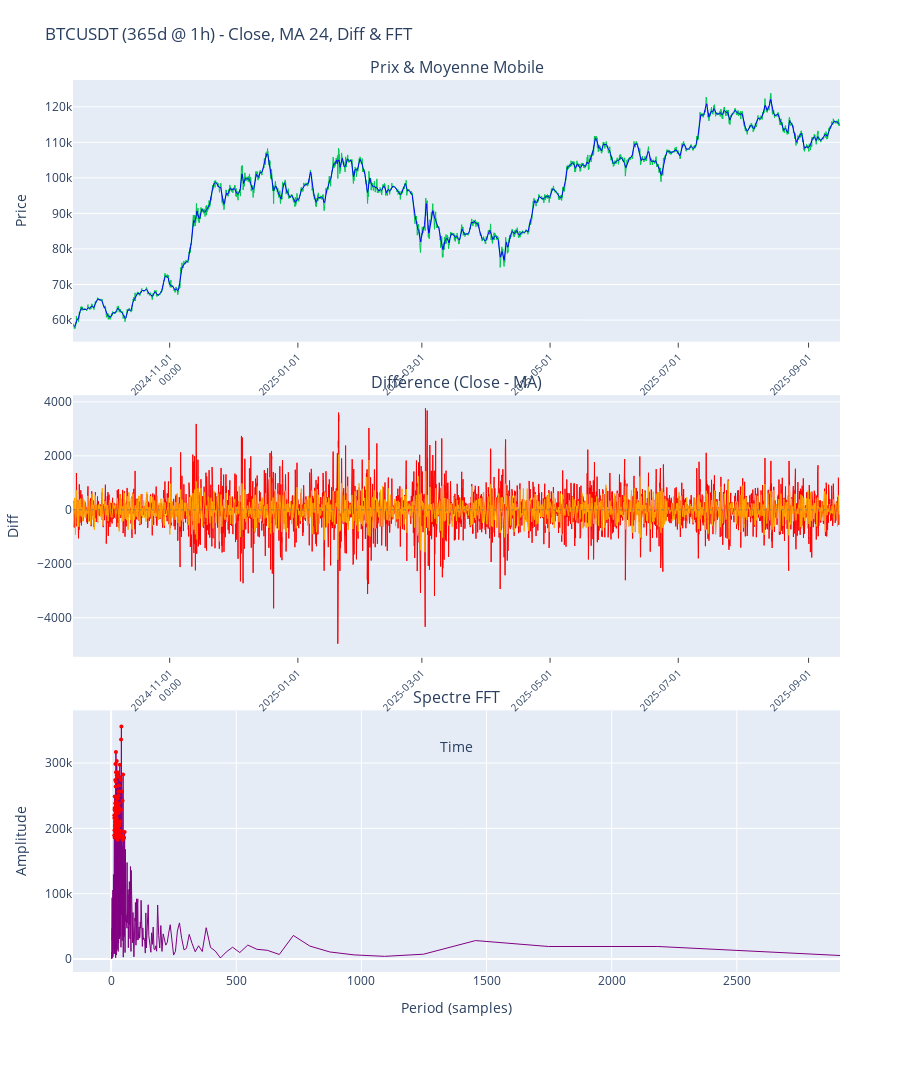

Write notebook code for a chart like this one.
### Code cell
# VISUALISATION INTERACTIVE

import plotly.graph_objects as go
from plotly.subplots import make_subplots
import numpy as np

# Paramètres configurables
MA_PERIOD = 24  # Période de la moyenne mobile
TOP_FREQUENCIES = 100  # Nombre de pics dominants à garder pour la reconstruction filtrée

if len(df_btc) > 0:
    # Calculer la moyenne mobile sur les MA_PERIOD dernières périodes
    df_btc[f'ma_{MA_PERIOD}'] = df_btc['close'].rolling(window=MA_PERIOD).mean()
    # Décalage vers la gauche pour aligner (la fin des données n'est pas importante)
    decalage = MA_PERIOD // 2
    df_btc[f'ma_{MA_PERIOD}_shifted'] = df_btc[f'ma_{MA_PERIOD}'].shift(-decalage)

    # Calculer la différence entre close et la MA décalée
    df_btc['diff_close_ma'] = df_btc['close'] - df_btc[f'ma_{MA_PERIOD}_shifted']

    # Série de différences (sans NaN)
    diff_series = df_btc['diff_close_ma'].dropna()
    difference_values = diff_series.values

    # --- Création de trois subplots empilés (prix, diff temporelle, spectre) ---
    # IMPORTANT: shared_xaxes=True pour synchroniser les 2 premiers graphiques
    fig = make_subplots(
        rows=3,
        cols=1,
        shared_xaxes=False,  # On va gérer manuellement la synchronisation
        vertical_spacing=0.06,
        specs=[[{"secondary_y": False}],
               [{"secondary_y": False}], 
               [{"secondary_y": False}]],
        subplot_titles=('Prix & Moyenne Mobile', 'Différence (Close - MA)', 'Spectre FFT')
    )

    # Prix + MA sur la première rangée (row=1)
    fig.add_trace(
        go.Scatter(x=df_btc.index, y=df_btc['close'], mode='lines', name=f"{SYMBOL} Close", line=dict(color='#00c851', width=1)),
        row=1,
        col=1,
    )
    fig.add_trace(
        go.Scatter(x=df_btc.index, y=df_btc[f'ma_{MA_PERIOD}_shifted'], mode='lines', name=f"MA {MA_PERIOD} (shifted)", line=dict(color='blue', width=1)),
        row=1,
        col=1,
    )

    # Différence sur la deuxième rangée (row=2)
    fig.add_trace(
        go.Scatter(x=df_btc.index, y=df_btc['diff_close_ma'], mode='lines', name='Close - MA (shifted)', line=dict(color='red', width=1)),
        row=2,
        col=1,
    )

    # Ajout d'une analyse de Fourier (FFT) sur la série de différences
    try:
        N = len(difference_values)
        if N >= 4:
            # Detrend simple: retirer la moyenne
            vals = difference_values - np.mean(difference_values)
            # FFT (real-valued optimisée)
            fft_vals = np.fft.rfft(vals)
            fft_freqs = np.fft.rfftfreq(N, d=1.0)  # cycles per sample
            fft_amp = np.abs(fft_vals)

            # Convertir fréquence -> période (en nombre d'échantillons). On ignore la fréquence 0 (DC) pour la période.
            nonzero = fft_freqs > 0
            periods = np.full_like(fft_freqs, np.nan, dtype=float)
            periods[nonzero] = 1.0 / fft_freqs[nonzero]

            # Préparer données pour affichage (exclure DC)
            plot_mask = nonzero
            plot_periods = periods[plot_mask]
            plot_amp = fft_amp[plot_mask]

            # Limiter la plage de période affichée pour lisibilité (max périodes = N/2)
            max_period = N // 2 if N >= 2 else N
            keep = plot_periods <= max_period
            plot_periods = plot_periods[keep]
            plot_amp = plot_amp[keep]

            # Tracer le spectre (Amplitude) en fonction de la période (échelle linéaire)
            fig.add_trace(
                go.Scatter(x=plot_periods, y=plot_amp, mode='lines', name='FFT Amplitude', line=dict(color='purple', width=1)),
                row=3,
                col=1,
            )

            # Reconstruction avec filtre des top 5 fréquences dominantes
            try:
                # Reconstruction complète (sans filtrage)
                recon_full = np.fft.irfft(fft_vals, n=N)
                recon_full = recon_full + np.mean(difference_values)
                
                # Filtre pour garder seulement les top N pics dominants
                fft_vals_filtered = np.zeros_like(fft_vals)
                # Garder la composante DC (fréquence 0)
                fft_vals_filtered[0] = fft_vals[0]
                
                # Identifier les top N pics (excluant DC)
                if len(fft_amp) > 1:
                    k = min(TOP_FREQUENCIES, len(fft_amp) - 1)  # -1 pour exclure DC
                    # Indices des top k amplitudes (excluant DC à l'index 0)
                    top_idx = np.argsort(fft_amp[1:])[-k:] + 1  # +1 pour compenser l'exclusion de DC
                    # Garder seulement ces fréquences
                    fft_vals_filtered[top_idx] = fft_vals[top_idx]
                
                # Reconstruction filtrée
                recon_filtered = np.fft.irfft(fft_vals_filtered, n=N)
                recon_filtered = recon_filtered + np.mean(difference_values)
                
                # Mesures d'erreur pour les deux reconstructions
                mse_full = np.mean((recon_full - difference_values)**2)
                mse_filtered = np.mean((recon_filtered - difference_values)**2)
                max_err_full = np.max(np.abs(recon_full - difference_values))
                max_err_filtered = np.max(np.abs(recon_filtered - difference_values))
                
                # Tracer la reconstruction complète
                #fig.add_trace(
                #    go.Scatter(x=diff_series.index, y=recon_full, mode='lines', name='Reconstruction complète', line=dict(color='green', width=1, dash='dash')),
                #    row=2, col=1
                #)
                
                # Tracer la reconstruction filtrée (top N)
                fig.add_trace(
                    go.Scatter(x=diff_series.index, y=recon_filtered, mode='lines', name=f'Reconstruction top {TOP_FREQUENCIES}', line=dict(color='orange', width=1)),
                    row=2, col=1
                )
                
                print(f"Reconstruction complète - MSE: {mse_full:.3e}, Max Error: {max_err_full:.3e}")
                print(f"Reconstruction top {TOP_FREQUENCIES} - MSE: {mse_filtered:.3e}, Max Error: {max_err_filtered:.3e}")
                
            except Exception as e:
                print(f"Erreur reconstruction: {e}")

            # Annoter les pics dominants (top N) pour aider l'interprétation
            try:
                k = min(TOP_FREQUENCIES, len(plot_amp))
                top_idx = np.argsort(plot_amp)[-k:][::-1]
                top_periods = plot_periods[top_idx]
                top_amp = plot_amp[top_idx]
                # Ajouter des marqueurs et labels
                fig.add_trace(
                    go.Scatter(x=top_periods, y=top_amp, mode='markers', text=[f"{p:.1f}" for p in top_periods], textposition='top center', marker=dict(color='red', size=4), showlegend=False),
                    row=3, col=1
                )
            except Exception:
                pass
        else:
            # Trop peu de points pour une FFT fiable
            fig.add_annotation(text='N trop petit pour FFT', xref='paper', yref='paper', x=0.5, y=0.05, showarrow=False, row=3, col=1)
    except Exception as e:
        print('Erreur FFT:', e)

    # Ajouter une ligne horizontale fine et pointillée (y=0) sur la rangée du bas (diff temporelle)
    try:
        fig.add_hline(y=0, line=dict(color='gray', dash='dot', width=1), row=2, col=1)
    except Exception:
        try:
            fig.add_shape(
                type='line',
                x0=df_btc.index.min(), x1=df_btc.index.max(),
                y0=0, y1=0,
                xref='x', yref='y',
                line=dict(color='gray', dash='dot', width=1),
                row=2, col=1,
            )
        except Exception:
            pass

    # Layout improvements
    fig.update_layout(
        height=1100,
        showlegend=False,
        legend=dict(orientation='h', yanchor='bottom', y=1.02, xanchor='right', x=1),
        hovermode='x unified',
        title_text=f"{SYMBOL} ({DUREE_JOURS}d @ {INTERVAL}) - Close, MA {MA_PERIOD}, Diff & FFT", 
        margin=dict(l=60, r=60, t=80, b=120),
    )

    # Axis labels: primary Y (row 1) = Price, row 2 = Diff, row 3 = FFT Amplitude
    fig.update_yaxes(title_text='Price', row=1, col=1)
    fig.update_yaxes(title_text='Diff', row=2, col=1)
    fig.update_yaxes(title_text='Amplitude', row=3, col=1)

    # Configure X-axis appearance for datetime subplot (apply to middle axis = row 2)
    date_xargs = dict(type='date', tickformat="%Y-%m-%d\n%H:%M", tickangle=-45, tickfont=dict(size=10), nticks=8, ticks='outside', showgrid=False, showticklabels=True, title_standoff=20)
    try:
        x0 = df_btc.index.min()
        x1 = df_btc.index.max()
        
        # Synchroniser les axes X des deux premiers graphiques (row 1 et 2)
        # Les deux auront la même plage et seront liés pour le zoom/pan
        fig.update_xaxes(range=[x0, x1], title_text='', matches='x2', **date_xargs, row=1, col=1)
        fig.update_xaxes(range=[x0, x1], title_text='Time', **date_xargs, row=2, col=1)
        
    except Exception:
        fig.update_xaxes(title_text='Time', **date_xargs, row=2, col=1)

    # X-axis pour le spectre: période en échantillons (indépendant)
    try:
        fig.update_xaxes(title_text='Period (samples)', row=3, col=1)
    except Exception:
        pass

    # Affichage simple
    try:
        fig.show(renderer='vscode')
    except Exception as e:
        print("Erreur: impossible d'afficher la figure avec le renderer 'vscode'.")
        print("Détail: ", str(e))

### Figure 1 — Plotly figure (JSON) as saved in the notebook; plotly's stock layout.template omitted (floating-point values rounded to 4 significant figures; data arrays with more than 128 entries replaced by an {"elided": "..."} marker saying what was removed)
{"data": [{"line": {"color": "#00c851", "width": 1}, "mode": "lines", "name": "BTCUSDT Close", "type": "scatter", "x": {"elided": "8760 str values"}, "xaxis": "x", "y": {"elided": "8760 float values"}, "yaxis": "y"}, {"line": {"color": "blue", "width": 1}, "mode": "lines", "name": "MA 24 (shifted)", "type": "scatter", "x": {"elided": "8760 str values"}, "xaxis": "x", "y": {"elided": "8760 float values"}, "yaxis": "y"}, {"line": {"color": "red", "width": 1}, "mode": "lines", "name": "Close - MA (shifted)", "type": "scatter", "x": {"elided": "8760 str values"}, "xaxis": "x2", "y": {"elided": "8760 float values"}, "yaxis": "y2"}, {"line": {"color": "purple", "width": 1}, "mode": "lines", "name": "FFT Amplitude", "type": "scatter", "x": {"elided": "4366 float values"}, "xaxis": "x3", "y": {"elided": "4366 float values"}, "yaxis": "y3"}, {"line": {"color": "orange", "width": 1}, "mode": "lines", "name": "Reconstruction top 100", "type": "scatter", "x": {"elided": "8737 str values"}, "xaxis": "x2", "y": {"elided": "8737 float values"}, "yaxis": "y2"}, {"marker": {"color": "red", "size": 4}, "mode": "markers", "showlegend": false, "text": ["41.0", "39.7", "19.2", "22.6", "16.9", "34.7", "19.3", "28.3", "47.7", "22.6", "26.3", "35.5", "38.3", "16.5", "19.4", "31.4", "18.3", "29.0", "43.0", "31.5", "29.3", "27.0", "14.4", "21.7", "26.0", "45.7", "20.3", "22.3", "16.5", "30.8", "27.4", "19.9", "21.4", "30.4", "14.1", "28.4", "29.9", "39.0", "13.7", "16.1", "20.0", "29.6", "20.6", "23.4", "19.5", "16.0", "12.9", "19.0", "16.9", "17.5", "12.9", "16.5", "22.9", "26.6", "16.8", "17.1", "36.6", "15.5", "31.0", "29.1", "25.0", "29.2", "16.4", "15.7", "32.4", "15.4", "27.3", "26.8", "24.8", "22.3", "15.8", "16.9", "13.4", "33.6", "39.5", "18.2", "53.9", "31.1", "17.2", "34.9", "31.8", "26.6", "17.8", "30.9", "21.8", "12.9", "14.3", "22.4", "19.9", "40.8", "21.1", "41.8", "29.4", "27.7", "31.9", "50.8", "14.0", "51.1", "25.9", "46.0"], "textposition": "top center", "type": "scatter", "x": [41.02, 39.71, 19.2, 22.58, 16.93, 34.67, 19.33, 28.28, 47.74, 22.63, 26.32, 35.52, 38.32, 16.55, 19.42, 31.43, 18.28, 29.03, 43.04, 31.54, 29.32, 26.97, 14.44, 21.73, 26.0, 45.74, 20.27, 22.29, 16.45, 30.76, 27.39, 19.86, 21.36, 30.44, 14.09, 28.37, 29.92, 39.0, 13.74, 16.09, 19.99, 29.62, 20.61, 23.36, 19.55, 16.0, 12.87, 18.99, 16.87, 17.51, 12.89, 16.48, 22.87, 26.64, 16.77, 17.13, 36.56, 15.49, 30.98, 29.12, 24.96, 29.22, 16.39, 15.71, 32.36, 15.36, 27.3, 26.8, 24.75, 22.35, 15.77, 16.9, 13.44, 33.6, 39.53, 18.2, 53.93, 31.09, 17.2, 34.95, 31.77, 26.56, 17.83, 30.87, 21.84, 12.91, 14.28, 22.4, 19.9, 40.83, 21.1, 41.8, 29.42, 27.74, 31.89, 50.8, 14.05, 51.09, 25.93, 45.98], "xaxis": "x3", "y": [356100.0, 336100.0, 317000.0, 303200.0, 298600.0, 297500.0, 286000.0, 285600.0, 282300.0, 280900.0, 279400.0, 278200.0, 274100.0, 274000.0, 271300.0, 265600.0, 264000.0, 256600.0, 256400.0, 256100.0, 250000.0, 249300.0, 249000.0, 247600.0, 246200.0, 242400.0, 241700.0, 239100.0, 238600.0, 238200.0, 237700.0, 235100.0, 232900.0, 232100.0, 231300.0, 230100.0, 229400.0, 228500.0, 228400.0, 226700.0, 226500.0, 223900.0, 223100.0, 222800.0, 222400.0, 220100.0, 220000.0, 219900.0, 218400.0, 216800.0, 215800.0, 215700.0, 214600.0, 211100.0, 210600.0, 210400.0, 210400.0, 210100.0, 208400.0, 207500.0, 207200.0, 206400.0, 205900.0, 205200.0, 204500.0, 203200.0, 201200.0, 200800.0, 200000.0, 199000.0, 198900.0, 198400.0, 197000.0, 196700.0, 195700.0, 195000.0, 194500.0, 194200.0, 194200.0, 193900.0, 192600.0, 191300.0, 191200.0, 190300.0, 190300.0, 189700.0, 189200.0, 189200.0, 188900.0, 188800.0, 188700.0, 188400.0, 187000.0, 186700.0, 186100.0, 186100.0, 186000.0, 185300.0, 182500.0, 182400.0], "yaxis": "y3"}], "layout": {"annotations": [{"font": {"size": 16}, "showarrow": false, "text": "Prix & Moyenne Mobile", "x": 0.5, "xanchor": "center", "xref": "paper", "y": 1, "yanchor": "bottom", "yref": "paper"}, {"font": {"size": 16}, "showarrow": false, "text": "Différence (Close - MA)", "x": 0.5, "xanchor": "center", "xref": "paper", "y": 0.6467, "yanchor": "bottom", "yref": "paper"}, {"font": {"size": 16}, "showarrow": false, "text": "Spectre FFT", "x": 0.5, "xanchor": "center", "xref": "paper", "y": 0.2933, "yanchor": "bottom", "yref": "paper"}], "height": 1100, "hovermode": "x unified", "legend": {"orientation": "h", "x": 1, "xanchor": "right", "y": 1.02, "yanchor": "bottom"}, "margin": {"b": 120, "l": 60, "r": 60, "t": 80}, "shapes": [{"line": {"color": "gray", "dash": "dot", "width": 1}, "type": "line", "x0": 0, "x1": 1, "xref": "x2 domain", "y0": 0, "y1": 0, "yref": "y2"}], "showlegend": false, "title": {"text": "BTCUSDT (365d @ 1h) - Close, MA 24, Diff & FFT"}, "xaxis": {"anchor": "y", "domain": [0, 1], "matches": "x2", "nticks": 8, "range": ["2024-09-16T00:00:00", "2025-09-15T23:00:00"], "showgrid": false, "showticklabels": true, "tickangle": -45, "tickfont": {"size": 10}, "tickformat": "%Y-%m-%d\n%H:%M", "ticks": "outside", "title": {"standoff": 20, "text": ""}, "type": "date"}, "xaxis2": {"anchor": "y2", "domain": [0, 1], "nticks": 8, "range": ["2024-09-16T00:00:00", "2025-09-15T23:00:00"], "showgrid": false, "showticklabels": true, "tickangle": -45, "tickfont": {"size": 10}, "tickformat": "%Y-%m-%d\n%H:%M", "ticks": "outside", "title": {"standoff": 20, "text": "Time"}, "type": "date"}, "xaxis3": {"anchor": "y3", "domain": [0, 1], "title": {"text": "Period (samples)"}}, "yaxis": {"anchor": "x", "domain": [0.7067, 1], "title": {"text": "Price"}}, "yaxis2": {"anchor": "x2", "domain": [0.3533, 0.6467], "title": {"text": "Diff"}}, "yaxis3": {"anchor": "x3", "domain": [0, 0.2933], "title": {"text": "Amplitude"}}}}
